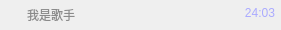
<?xml version="1.0" encoding="UTF-8"?>
<ui version="4.0">
 <class>MediaItem</class>
 <widget class="QWidget" name="MediaItem">
  <property name="geometry">
   <rect>
    <x>0</x>
    <y>0</y>
    <width>281</width>
    <height>30</height>
   </rect>
  </property>
  <property name="minimumSize">
   <size>
    <width>100</width>
    <height>30</height>
   </size>
  </property>
  <property name="maximumSize">
   <size>
    <width>1000</width>
    <height>16777215</height>
   </size>
  </property>
  <property name="windowTitle">
   <string>Form</string>
  </property>
  <property name="styleSheet">
   <string notr="true">*
{
border: none;
}</string>
  </property>
  <layout class="QVBoxLayout" name="verticalLayout">
   <property name="spacing">
    <number>0</number>
   </property>
   <property name="leftMargin">
    <number>0</number>
   </property>
   <property name="topMargin">
    <number>0</number>
   </property>
   <property name="rightMargin">
    <number>0</number>
   </property>
   <property name="bottomMargin">
    <number>0</number>
   </property>
   <item>
    <layout class="QHBoxLayout" name="horizontalLayout">
     <property name="spacing">
      <number>3</number>
     </property>
     <property name="leftMargin">
      <number>3</number>
     </property>
     <property name="rightMargin">
      <number>0</number>
     </property>
     <item>
      <widget class="QLabel" name="label_mediaIcon">
       <property name="minimumSize">
        <size>
         <width>16</width>
         <height>16</height>
        </size>
       </property>
       <property name="maximumSize">
        <size>
         <width>16</width>
         <height>16</height>
        </size>
       </property>
       <property name="styleSheet">
        <string notr="true"/>
       </property>
       <property name="text">
        <string/>
       </property>
      </widget>
     </item>
     <item>
      <widget class="QPushButton" name="pushButton_mediaName">
       <property name="minimumSize">
        <size>
         <width>160</width>
         <height>30</height>
        </size>
       </property>
       <property name="maximumSize">
        <size>
         <width>180</width>
         <height>16777215</height>
        </size>
       </property>
       <property name="styleSheet">
        <string notr="true">QPushButton
{
text-align: left;
padding: 0px 5px;
color: #8a8a8a;
font: 400 14px &quot;Mircrosoft YaHei&quot;;
background-color: transparent;
}

QPushButton:hover
{
color: rgb(120, 120, 120);
}</string>
       </property>
       <property name="text">
        <string>我是歌手</string>
       </property>
      </widget>
     </item>
     <item>
      <widget class="QStackedWidget" name="stackedWidget_control">
       <property name="minimumSize">
        <size>
         <width>90</width>
         <height>30</height>
        </size>
       </property>
       <property name="maximumSize">
        <size>
         <width>90</width>
         <height>16777215</height>
        </size>
       </property>
       <property name="styleSheet">
        <string notr="true"/>
       </property>
       <property name="currentIndex">
        <number>1</number>
       </property>
       <widget class="QWidget" name="page1">
        <property name="minimumSize">
         <size>
          <width>80</width>
          <height>30</height>
         </size>
        </property>
        <layout class="QHBoxLayout" name="horizontalLayout_3">
         <property name="spacing">
          <number>0</number>
         </property>
         <property name="leftMargin">
          <number>0</number>
         </property>
         <property name="topMargin">
          <number>0</number>
         </property>
         <property name="rightMargin">
          <number>0</number>
         </property>
         <property name="bottomMargin">
          <number>0</number>
         </property>
         <item>
          <widget class="QPushButton" name="pushButton_collect">
           <property name="minimumSize">
            <size>
             <width>16</width>
             <height>16</height>
            </size>
           </property>
           <property name="maximumSize">
            <size>
             <width>16</width>
             <height>16</height>
            </size>
           </property>
           <property name="styleSheet">
            <string notr="true">QPushButton
{
image: url(:/images/fileitem/file_love.png);
}

QPushButton:checked
{
image: url(:/images/fileitem/file_islove.png);
}</string>
           </property>
           <property name="text">
            <string/>
           </property>
          </widget>
         </item>
         <item>
          <widget class="QPushButton" name="pushButton_download">
           <property name="minimumSize">
            <size>
             <width>16</width>
             <height>16</height>
            </size>
           </property>
           <property name="maximumSize">
            <size>
             <width>16</width>
             <height>16</height>
            </size>
           </property>
           <property name="styleSheet">
            <string notr="true">QPushButton
{
image: url(:/images/fileitem/file_isdownloadmini.png);
}

QPushButton:hover
{
image: url(:/images/fileitem/file_downloadmini.png);
}</string>
           </property>
           <property name="text">
            <string/>
           </property>
          </widget>
         </item>
         <item>
          <widget class="QPushButton" name="pushButton_delete">
           <property name="minimumSize">
            <size>
             <width>16</width>
             <height>16</height>
            </size>
           </property>
           <property name="maximumSize">
            <size>
             <width>16</width>
             <height>16</height>
            </size>
           </property>
           <property name="styleSheet">
            <string notr="true">QPushButton
{
image: url(:/images/fileitem/file_isdel.png);
}

QPushButton:hover
{
image: url(:/images/fileitem/file_del.png);
}</string>
           </property>
           <property name="text">
            <string/>
           </property>
          </widget>
         </item>
         <item>
          <widget class="QPushButton" name="pushButton_more">
           <property name="minimumSize">
            <size>
             <width>16</width>
             <height>16</height>
            </size>
           </property>
           <property name="maximumSize">
            <size>
             <width>16</width>
             <height>16</height>
            </size>
           </property>
           <property name="styleSheet">
            <string notr="true">QPushButton
{
image: url(:/images/fileitem/file_more.png);
}

QPushButton:hover
{
image: url(:/images/fileitem/file_ismore.png);
}</string>
           </property>
           <property name="text">
            <string/>
           </property>
          </widget>
         </item>
        </layout>
       </widget>
       <widget class="QWidget" name="page2">
        <property name="minimumSize">
         <size>
          <width>80</width>
          <height>30</height>
         </size>
        </property>
        <layout class="QHBoxLayout" name="horizontalLayout_2">
         <property name="spacing">
          <number>0</number>
         </property>
         <property name="leftMargin">
          <number>0</number>
         </property>
         <property name="topMargin">
          <number>0</number>
         </property>
         <property name="rightMargin">
          <number>0</number>
         </property>
         <item>
          <widget class="QPushButton" name="pushButton_duration">
           <property name="minimumSize">
            <size>
             <width>88</width>
             <height>25</height>
            </size>
           </property>
           <property name="maximumSize">
            <size>
             <width>88</width>
             <height>25</height>
            </size>
           </property>
           <property name="styleSheet">
            <string notr="true">QPushButton
{
color: #aaaaff;
text-align: right;
padding-right: 5px;
font: 400 14px &quot;Mircrosoft YaHei&quot;;
}

QPushButton:hover
{
color: rgb(120, 120, 120);
}</string>
           </property>
           <property name="text">
            <string>24:03</string>
           </property>
          </widget>
         </item>
        </layout>
       </widget>
      </widget>
     </item>
    </layout>
   </item>
  </layout>
 </widget>
 <resources/>
 <connections/>
</ui>
